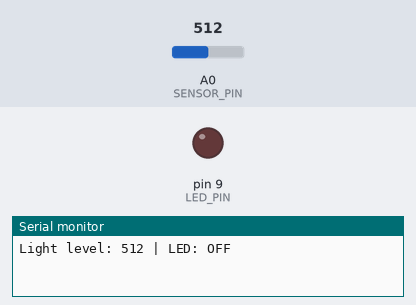
Bench run of a sketch on a simulated Arduino Uno, built with avr-gcc and run on an emulated ATmega328P. Parts: output pins drawn as LEDs (lit = HIGH), the last lines printed to the serial monitor. Inputs (shaded band) come from the test bench; at power-on: A0 (SENSOR_PIN) = 512.

Above: at 1.2 s.
1.3 s: A0 (SENSOR_PIN) set to 485
At 2.5 s:
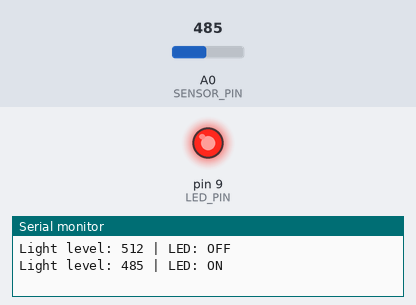
2.8 s: A0 (SENSOR_PIN) set to 510
At 3.8 s:
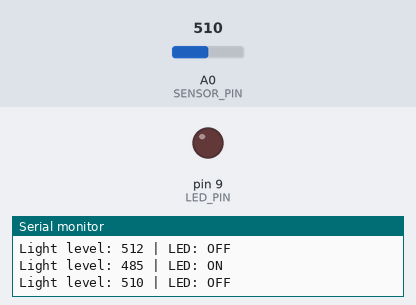
4.3 s: A0 (SENSOR_PIN) set to 490
At 4.9 s:
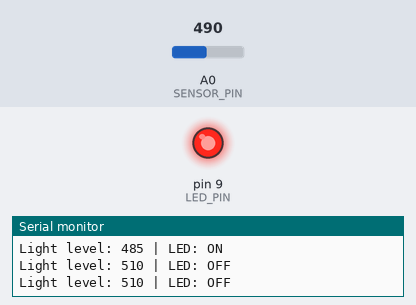
Timing chart, 0 to 7.3 s (numbered marks = the images above; inputs shaded):
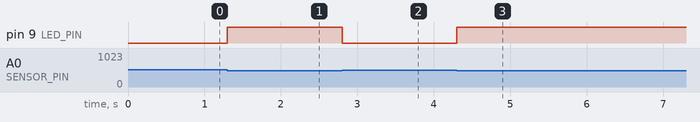

Measured:
- the behaviour switches between 500 and 499 on A0 (SENSOR_PIN) (found by bisection; images 0 and 1)
- after the input at 1.3 s, pin 9 (LED_PIN): LOW → HIGH at once
- after the input at 2.8 s, pin 9 (LED_PIN): HIGH → LOW at once
- after the input at 4.3 s, pin 9 (LED_PIN): LOW → HIGH at once

The sketch:

sketch.ino
```cpp
// Level 2: Non-blocking sensor and output
// Board: Arduino Uno
// Sensor: photoresistor module AO -> A0
// LED: D9 -> 220 ohm resistor -> LED anode; LED cathode -> GND

const byte SENSOR_PIN = A0;
const byte LED_PIN = 9;

const int LIGHT_THRESHOLD = 500;

// Two independent task rates.
const unsigned long SENSOR_INTERVAL_MS = 100;   // 10 times per second
const unsigned long REPORT_INTERVAL_MS = 1000;  // once per second

unsigned long lastSensorTime = 0;
unsigned long lastReportTime = 0;

int latestSensorValue = 0;
bool ledIsOn = false;

void setup() {
  pinMode(LED_PIN, OUTPUT);
  Serial.begin(9600);
}

void loop() {
  // millis() is driven by the Arduino core's hardware timer.
  // Subtraction-based checks remain safe when millis() rolls over.
  const unsigned long now = millis();

  // Task 1: sample the light sensor and update the LED every 100 ms.
  if (now - lastSensorTime >= SENSOR_INTERVAL_MS) {
    lastSensorTime = now;

    latestSensorValue = analogRead(SENSOR_PIN);
    ledIsOn = (latestSensorValue < LIGHT_THRESHOLD);
    digitalWrite(LED_PIN, ledIsOn ? HIGH : LOW);
  }

  // Task 2: report the most recent reading every 1000 ms.
  if (now - lastReportTime >= REPORT_INTERVAL_MS) {
    lastReportTime = now;

    Serial.print("Light level: ");
    Serial.print(latestSensorValue);
    Serial.print(" | LED: ");
    Serial.println(ledIsOn ? "ON" : "OFF");
  }

  // No delay(): loop() stays available to check both schedules.
}
```
